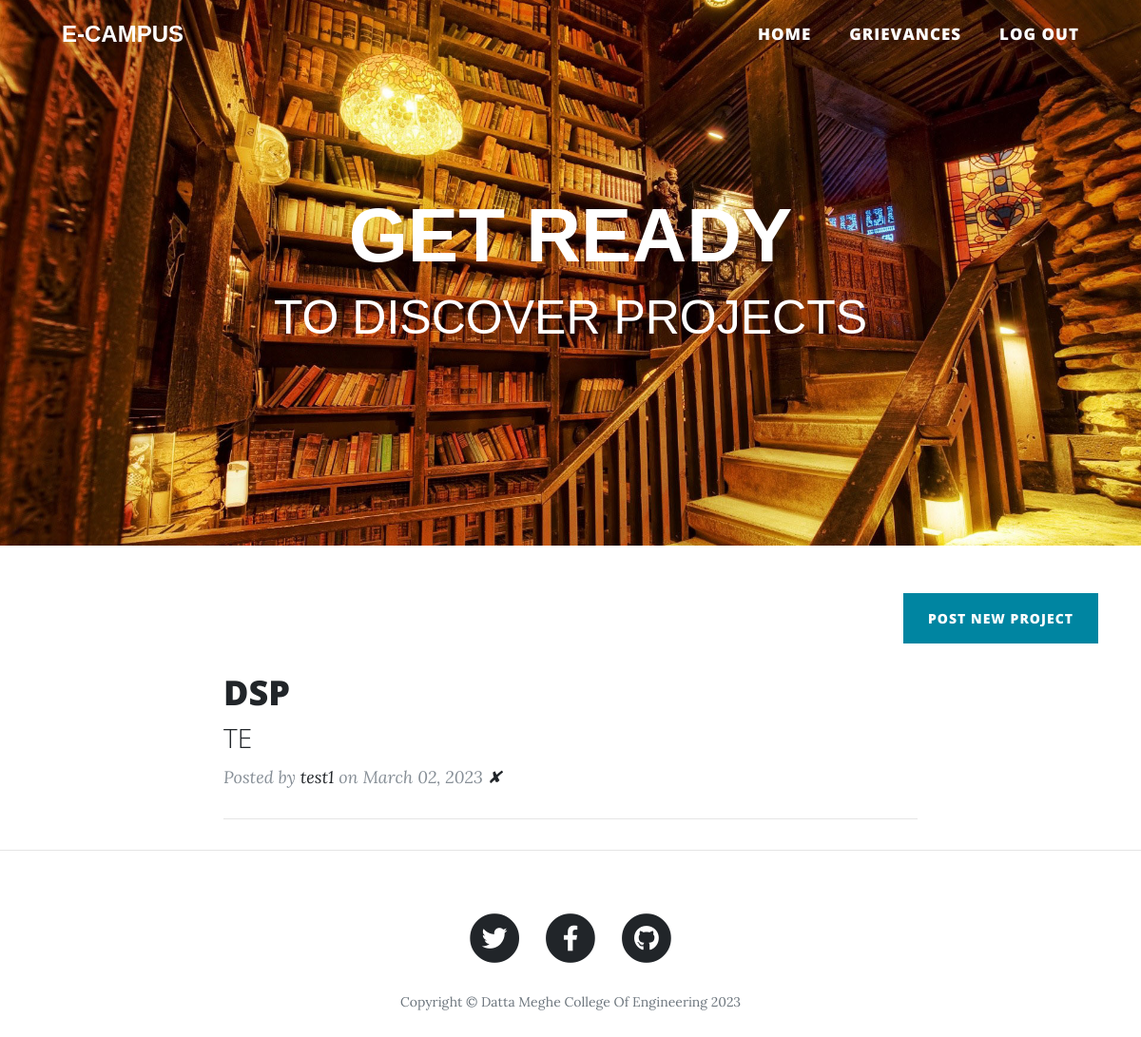
Page / (signed in) on the earlier database version.
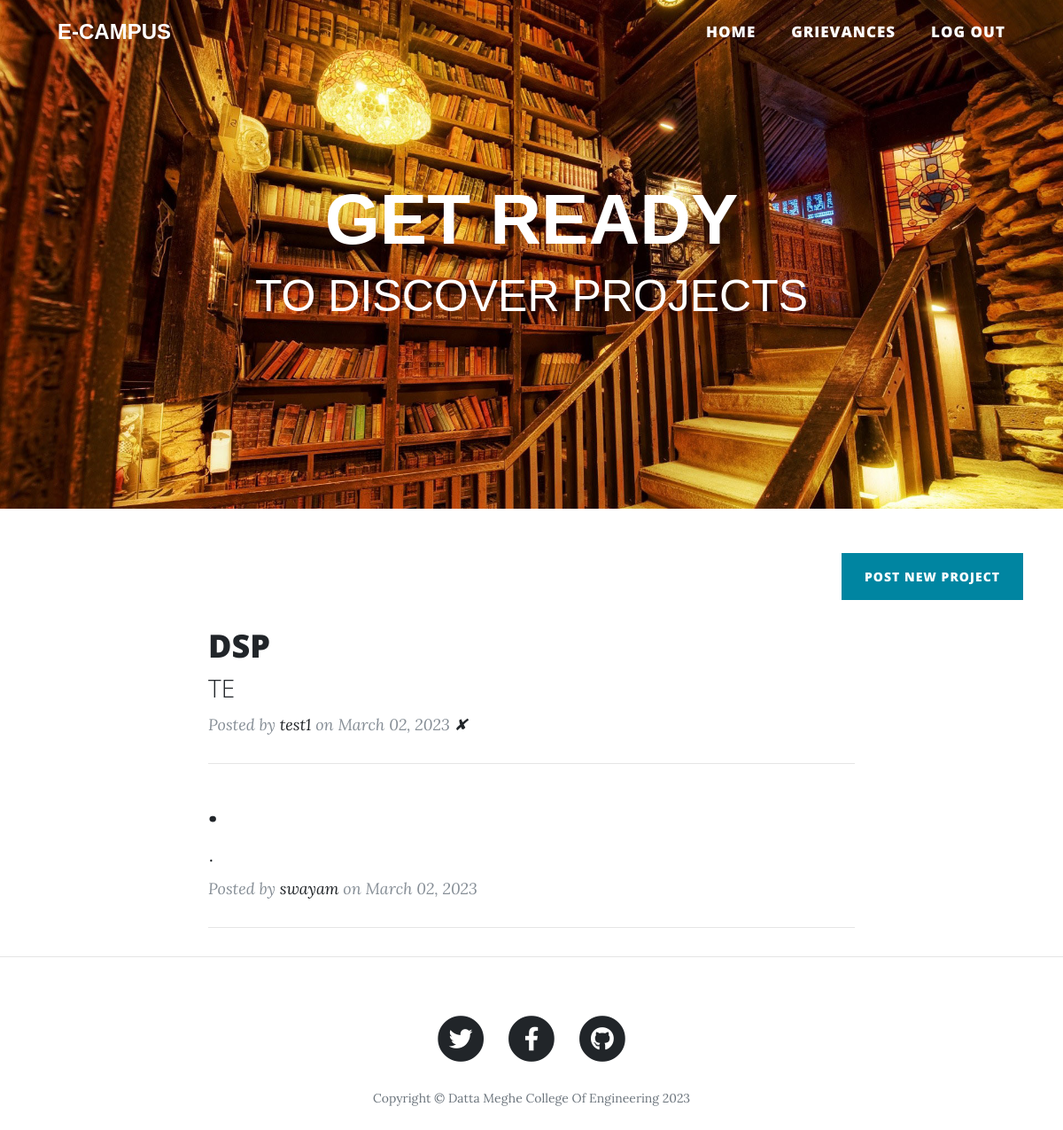
Same page on the later database version.
### app.py (models this page shows)
class BlogPost(db.Model):
    __tablename__ = "blog_posts"
    id = db.Column(db.Integer, primary_key=True)
    author_id = db.Column(db.Integer, db.ForeignKey("users.id"))
    title = db.Column(db.String(250), unique=True, nullable=False)
    ay= db.Column(db.String(250), nullable=False)
    group1 = db.Column(db.String(250), unique=True, nullable=False)
    group2 = db.Column(db.String(250), unique=True, nullable=False)
    group3 = db.Column(db.String(250), unique=True, nullable=False)
    guide = db.Column(db.String(250), nullable=False)
    date = db.Column(db.String(250), nullable=False)
    author = relationship("User", back_populates="posts")
    comments = relationship("Comment", back_populates="parent_post")

class User(UserMixin, db.Model):
    __tablename__ = "users"
    id = db.Column(db.Integer, primary_key=True)
    email = db.Column(db.String(100), unique=True)
    password = db.Column(db.String(100))
    name = db.Column(db.String(100))
    posts = relationship("BlogPost", back_populates="author")
    comments = relationship("Comment", back_populates="comment_author")

### app.py (the view)
@app.route('/')
def get_all_posts():
    if current_user.is_authenticated:
        posts = BlogPost.query.all()
        return render_template("index.html", all_posts=posts)
    else:
        flash("You need to login first!")
        return redirect("/login")

### app.py (called while the page is built)
@login_manager.user_loader
def load_user(user_id):
    return User.query.get(int(user_id))

### templates/index.html (shortened to what this page needs)
{% include "header.html" %}
  <header class="masthead" style="background-image: url('{{ url_for('static', filename='img/Post.jpg') }}')">
    <div class="overlay"></div>
    <div class="container">
      <div class="row">
        <div class="col-lg-8 col-md-10 mx-auto">
          <div class="site-heading">
            <h1 style="font-family:Arial, Helvetica, sans-serif ;">GET READY</h1>
            <h2 style="font-family: Arial, Helvetica, sans-serif;font-size:50px ; font-weight: 400;">TO DISCOVER PROJECTS</h2>
          </div>
        </div>
      </div>
    </div>
  </header>
  <div class="container">
 <div class="clearfix">
          <a class="btn btn-primary float-right "  href="{{url_for('add_new_post')}}">Post new project</a>
        </div>
    <div class="row">
      <div class="col-lg-8 col-md-10 mx-auto">
        {% for post in all_posts %}
        <div class="post-preview">
          <a href="{{ url_for('show_post', post_id=post.id) }}">
            <h2 class="post-title">
              {{post.title}}
            </h2>
            <h3 class="post-subtitle">
              {{post.ay}}
            </h3>
          </a>
          <p class="post-meta">Posted by
            <a href="#">{{post.author.name}}</a>
            on {{post.date}}
            {% if current_user.id == post.author_id %}
            <a href="{{url_for('delete_post', post_id=post.id) }}">✘</a>
            {% endif %}
          </p>
        </div>
        <hr>
        {% endfor %}
             </div>
    </div>
  </div>
  <hr>
{% include "footer.html" %}

### templates/header.html (shortened to what this page needs)
<!DOCTYPE html>
<html lang="en">
<head>
  <link href="{{ url_for('static', filename='vendor/bootstrap/css/bootstrap.min.css') }}" rel="stylesheet">
  <link href="{{ url_for('static', filename='vendor/fontawesome-free/css/all.min.css')}}" rel="stylesheet" type="text/css">
  <link href="{{ url_for('static', filename='css/clean-blog.min.css')}}" rel="stylesheet">
</head>
<body>
  <nav class="navbar navbar-expand-lg navbar-light fixed-top" id="mainNav">
    <div class="container">
      <a style="font-family: Arial, Helvetica, sans-serif;" class="navbar-brand"  href="{{url_for('get_all_posts')}}" >E-CAMPUS</a>
      <div class="collapse navbar-collapse" id="navbarResponsive">
        <ul class="navbar-nav ml-auto">
          <li class="nav-item">
            <a class="nav-link" href="{{ url_for('get_all_posts') }}">Home</a>
          </li>
          <li class="nav-item">
            <a class="nav-link" href="{{ url_for('contact') }}">Grievances</a>
          </li>
          {% if not current_user.is_authenticated: %}
          <li class="nav-item">
            <a class="nav-link" href="{{ url_for('login') }}">Login</a>
          </li>
          <li class="nav-item">
            <a class="nav-link" href="{{ url_for('register') }}">Register</a>
          </li>
          {% else: %}
          <li class="nav-item">
            <a class="nav-link" href="{{ url_for('logout') }}">Log Out</a>
          </li>
          {% endif %}
        </ul>
      </div>
    </div>
  </nav>

### templates/footer.html (shortened to what this page needs)
  <footer>
    <div class="container">
      <div class="row">
        <div class="col-lg-8 col-md-10 mx-auto">
          <ul class="list-inline text-center">
            <li class="list-inline-item">
              <a href="#">
                <span class="fa-stack fa-lg">
                  <i class="fas fa-circle fa-stack-2x"></i>
                  <i class="fab fa-twitter fa-stack-1x fa-inverse"></i>
                </span>
              </a>
            </li>
            <li class="list-inline-item">
              <a href="#">
                <span class="fa-stack fa-lg">
                  <i class="fas fa-circle fa-stack-2x"></i>
                  <i class="fab fa-facebook-f fa-stack-1x fa-inverse"></i>
                </span>
              </a>
            </li>
            <li class="list-inline-item">
              <a href="#">
                <span class="fa-stack fa-lg">
                  <i class="fas fa-circle fa-stack-2x"></i>
                  <i class="fab fa-github fa-stack-1x fa-inverse"></i>
                </span>
              </a>
            </li>
          </ul>
          <p class="copyright text-muted">Copyright &copy; Datta Meghe College Of Engineering 2023</p>
        </div>
      </div>
    </div>
  </footer>
</body>
</html>

Differences in the rows shown:
added BlogPost: title ".", ay ".", author.name "swayam", date "March 02, 2023"
